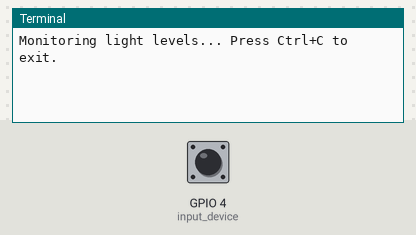
This program was run on a simulated Raspberry Pi (BCM pin numbers). Shown: the last lines printed to the terminal. The test bench sets the inputs (shaded band); at power-on: GPIO 4 (input_device) LOW. The clock reads 2024-03-15 10:24:30 at power-on unless the program sets it.

Above: at 1.2 s.
1.3 s: GPIO 4 (input_device) pulled HIGH for 0.15 s
At 2.3 s:
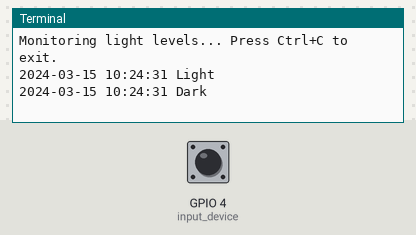
2.9 s: GPIO 4 (input_device) pulled HIGH for 1 s
At 3.7 s:
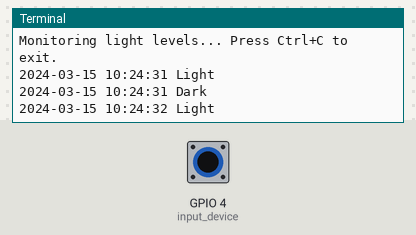
5.4 s: GPIO 4 (input_device) pulled HIGH for 0.15 s
At 6.6 s:
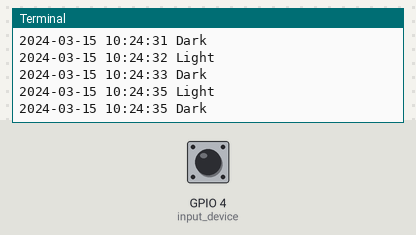

The program:

photo.py
```python
from gpiozero import DigitalInputDevice
from signal import pause
from datetime import datetime

LIGHT = 4  # BCM. 8

# GPIO 핀 8번을 입력 장치로 설정합니다.
input_device = DigitalInputDevice(LIGHT)

def print_light_state():
    timestamp = datetime.now().strftime("%Y-%m-%d %H:%M:%S")
    if input_device.is_active:  # 빛이 감지될 때
        print(timestamp, "Light")
    else:  # 빛이 없을 때
        print(timestamp, "Dark")

# 이벤트 핸들러를 등록하여 입력 상태가 변경될 때마다 상태를 출력합니다.
input_device.when_activated = print_light_state
input_device.when_deactivated = print_light_state

print("Monitoring light levels... Press Ctrl+C to exit.")
pause()  # 프로그램이 종료될 때까지 대기합니다.
```

Measured:
- after the input at 1.3 s, the terminal: prints a new line at once (image 1)
- after the input at 2.9 s, the terminal: prints a new line at once (image 2)
- after the input at 5.4 s, the terminal: prints a new line at once (image 3)
